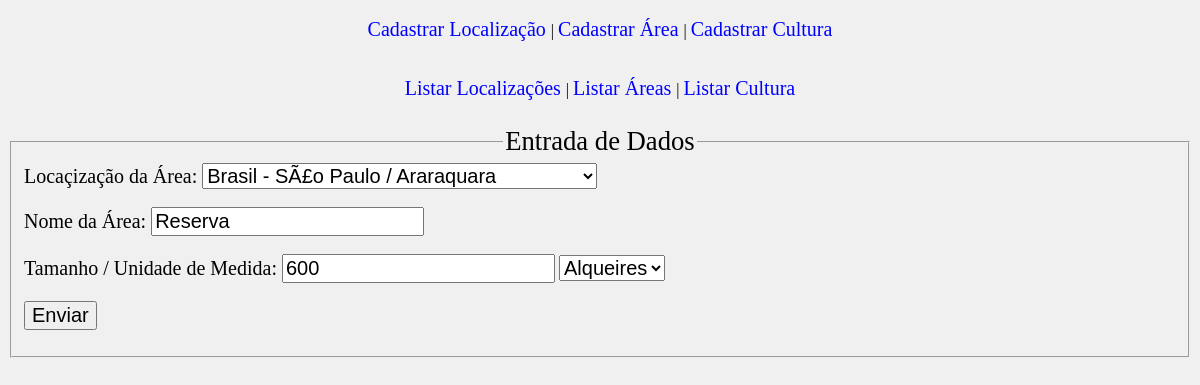
The page /form_alterar_area.php?id=3 on the database its author committed.
### tables this page shows
CREATE TABLE IF NOT EXISTS `area` (
  `ID_area` int(11) NOT NULL AUTO_INCREMENT,
  `cod_localizacao` int(100) NOT NULL,
  `nome` varchar(100) NOT NULL,
  `uni_medida` varchar(10) NOT NULL,
  `tamanho` int(100) NOT NULL,
  PRIMARY KEY (`ID_area`),
  KEY `cod_localizacao` (`cod_localizacao`)
);

CREATE TABLE IF NOT EXISTS `localizacao` (
  `ID_localizacao` int(100) NOT NULL AUTO_INCREMENT,
  `pais` varchar(50) NOT NULL,
  `estado` varchar(50) NOT NULL,
  `municipio` varchar(50) NOT NULL,
  PRIMARY KEY (`ID_localizacao`)
);

### form_alterar_area.php (the view, shortened to what this page needs)
<?php
	include "conexao.php";
	include "funcao.php";
?>
<html>
	<head>
		<link rel="stylesheet" href="estilos.css"/>
	</head>
	<body class="corpo">
		<?php
			$id = $_GET["id"];
			$select = "SELECT * FROM area WHERE ID_area = $id";
			$resultado = mysqli_query($link, $select) or die (mysqli_error($link));
			$linha = mysqli_fetch_array($resultado);
		?>
		<fieldset>
			<legend>Entrada de Dados</legend>
			<form action="altera_area.php" method="post">
				<label>Locaçização da Área: </label>
				<select name="localizacao">
					<?php
						$select = "select * from localizacao";
						$resultado = mysqli_query($link, $select) or die(mysqli_error($link));
						while($linha1 = mysqli_fetch_array($resultado)){
							echo "<option value='" . $linha1["ID_localizacao"] . "' ";
							if ( $linha1['ID_localizacao'] == $linha['cod_localizacao'] ){
								echo " selected ";
							}
							echo "> " . $linha1["pais"] .
							" - " . $linha1["estado"] . " / " . $linha1["municipio"] . "</option>";
						}
					?>
				</select>
				<br />
				<br />
				<label>Nome da Área: </label>
				<input type="text" value="<?=$linha['nome']?>" name="nomeArea"/>
				<br />
				<br />
				<label>Tamanho / Unidade de Medida: </label>
				<input type="number" value="<?=$linha['tamanho']?>" name="tamanho"/>
				<select name="unidade">
					<option value="Alqueires" <?php if($linha['uni_medida'] == "Alqueires"){
						echo "selected";
					} ?> >Alqueires</option>
				</select>
				<br />
				<br />
				<input type="submit" value="Enviar"/>
			</form>
		</fieldset>
	</body>
</html>

### estilos.css (style rules this page uses)
.corpo { background-color: rgb(240, 240, 240); }
label, input, select { font-size: 20px; }
legend { margin: 0 auto; font-size: 20pt; }

### rows shown on the page
area: localizacao "Brasil - SÃ£o Paulo / Araraquara", nomeArea "Reserva", tamanho "600", unidade "Alqueires"
